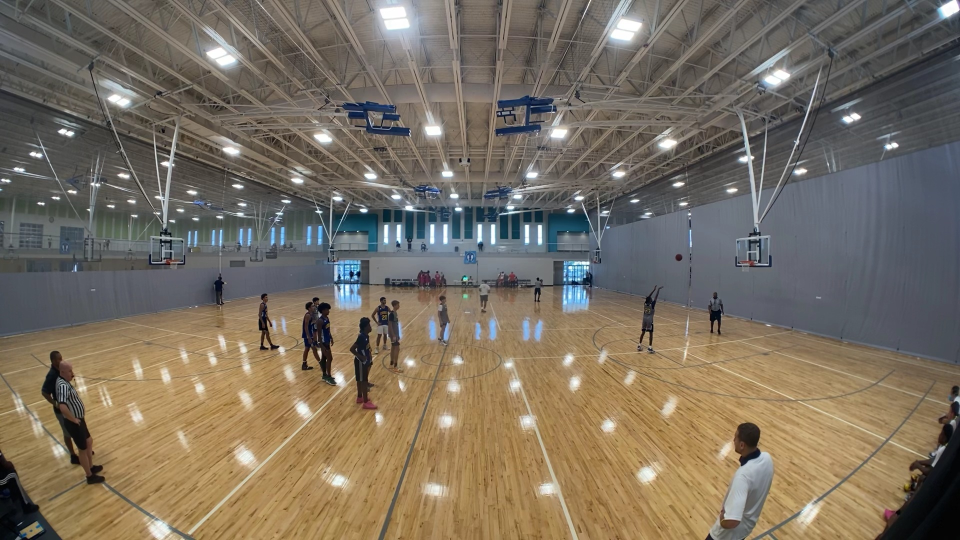
#> input picture 158295988-24ab142c-f348-48c3-8c07-5752f6015aaf.jpeg, 1920 x 1080 px (shown at 1/2 size)
$ python main_cv.py
#> lines starting #> are read from the running program, lines starting #| are printed output that depends on the picture; after the words box and inside, x2 and y2 are one past the last pixel; in counts of white or black regions, pixels touching at a corner belong together
### spherical_objects.py
import math
from typing import List

# Lens constants assuming a 1080p image
f = 714.285714
center = [960, 540]
D = 1.082984  # For image-1, switch to 0.871413 for image-2
D = 0.871413  #im2


def cartesian2sphere(pt):
    x = (pt[0] - center[0]) / f
    y = (pt[1] - center[1]) / f

    r = math.sqrt(x*x + y*y)
    if r != 0:
        x /= r
        y /= r
    r *= D
    sin_theta = math.sin(r)
    x *= sin_theta
    y *= sin_theta
    z = math.cos(r)

    return [x, y, z]


def sphere2cartesian(pt):
    r = math.acos(pt[2])
    r /= D
    if pt[2] != 1:
        r /= math.sqrt(1 - pt[2] * pt[2])
    x = r * pt[0] * f + center[0]
    y = r * pt[1] * f + center[1]
    return [x, y]


def convert_point(point: List[int]) -> List[int]:
    """Convert single points between Cartesian and spherical coordinate systems"""
    if len(point) == 2:
        return cartesian2sphere(point)
    elif len(point) == 3:
        return sphere2cartesian(point)
    else:
        raise ValueError(f'Expected point to be 2 or 3D, got {len(point)} dimensions')


class CartesianBbox:

    def __init__(self, points: List[int], fmt: str):
        assert fmt in ['xyxy', 'xywh', 'cxcywh'], 'Invalid bbox format'
        assert len(points) == 4, 'Cartesian bbox must have 4 values'
        self.points = points
        self.fmt = fmt


class SphericalBbox:

    def __init__(self, points3D: List[int], fmt: str):
        # Question 1
        assert fmt in ['xyz'], 'Invalid bbox format'
        assert len(points3D) == 4, 'Spherical bbox must have 4 values'
        self.points3D = points3D


def bbox_to_spherical(cartesian: CartesianBbox) -> SphericalBbox:
    # Question 2
    sp_pts = []
    for point in cartesian.points:
        cv_points = convert_point(point)
        print("cv_points 1", cv_points)
        sp_pts.append(cv_points)
    return SphericalBbox(sp_pts, 'xyz')


class CartesianPolygon:
    def __init__(self, points: List[int], fmt: str):
        pass  # Question 3
        assert fmt in ['xy'], 'Invalid bbox format'
        assert len(points) < 1000, 'Cartesian bbox must have maximum 1000 values'
        self.points = points

class SphericalPolygon:
    def __init__(self, points3D: List[int]):
        # Question 4
        self.points3D = points3D


def polygon_to_spherical(cartesian: CartesianPolygon) -> SphericalPolygon:
    # Question 4
    poly3d = []
    for cart_pt in cartesian.points:
        cv_points = convert_point(cart_pt)
        print("cv_points 1", cv_points)
        poly3d.append(cv_points)
    return SphericalPolygon(poly3d)

### cv_manipulation.py
import cv2

def draw_points(image, point):
    cv2.circle(image, tuple(point), 2, (255,0,0), 5)

def print_points(path, points):
    img = cv2.imread(path)

    for point in points:
        draw_points(img, point)

    cv2.imshow(path, img)
    cv2.waitKey(0)

### main_cv.py
import spherical_objects as so
import cv_manipulation as cm

if __name__ == "__main__":
    width = 1920
    height = 1080

    path = ""
    filename = '158295988-24ab142c-f348-48c3-8c07-5752f6015aaf.jpeg'

    cartesian_points = [[10,10],[20,10],[10,20],[20,20]]

    #ca_bbox = so.CartesianBbox()
    ca_bbox = so.CartesianBbox(cartesian_points, 'xyxy')

    #cm.print_points(path + filename, ca_bbox.points)

    sp_spherical_bbox = so.bbox_to_spherical(ca_bbox)

    # verify
    ca_pts = []
    for point in sp_spherical_bbox.points3D:
        cv_points = so.convert_point(point)
        print("cv_points 2 _ verify", cv_points)
        ca_pts.append(cv_points)

    ############ polygon ##########

    # create some points
    interval = 10
    interval_x = int(width / interval)
    interval_y = int(height / interval)

    points_poly = []
    for int_x in range(int(width/interval_x)):
        for int_y in range(int(height/interval_y)):
            points_poly.append((int_x * interval_x, int_y * interval_y))
    cm.print_points(path + filename, points_poly)
#> in print_points, img is the input picture: shape (1080, 1920, 3); mean B, G, R 96.7, 111.4, 121.6
#> after the loop in print_points, `for point in points:`:
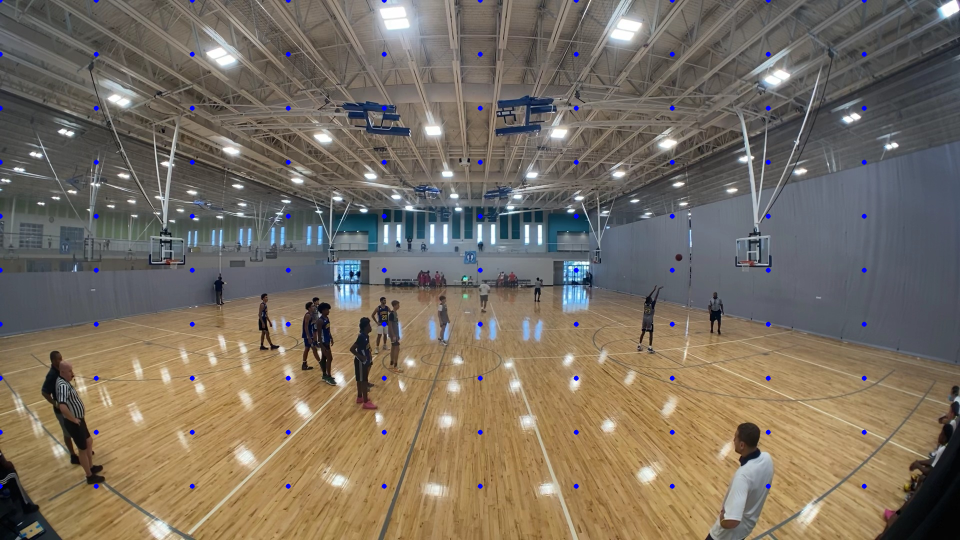
#> img: shape (1080, 1920, 3) (shown at 1/2 size); 0.32% of pixels changed, all inside (x1, y1, x2, y2) = (0, 0, 1734, 978)

    # convert to poly_bbox
    poly_bbox = so.CartesianPolygon(points_poly, "xy")
    sp_spherical_bbox = so.polygon_to_spherical(poly_bbox)

    #print("last", sp_spherical_bbox.points3D)
    #print("last 0", [i[0] for i in sp_spherical_bbox.points3D])

    ### plotting poly

    import matplotlib.pyplot as plt
    import numpy as np

    fig = plt.figure(figsize=(10, 10))
    ax = plt.axes(projection='3d')
    x = np.array([i[0] for i in sp_spherical_bbox.points3D])
    print("x", x)
    y = np.array([i[1] for i in sp_spherical_bbox.points3D])
    print("y", y)
    z = np.array([i[2] for i in sp_spherical_bbox.points3D])
    print("z", z)
    c = x + y
    ax.scatter(x, y, z, c=c)
    plt.axis('off')
    plt.show()
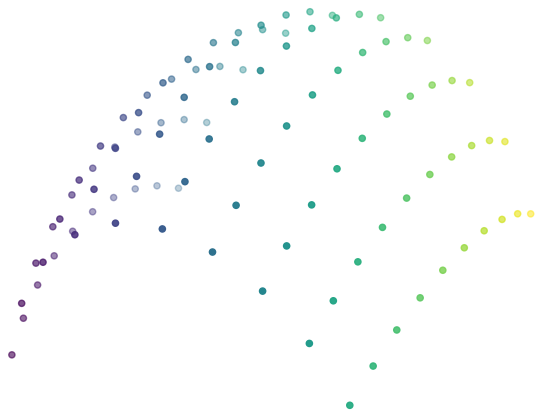
#> figure drawn by matplotlib, 1 panel

$ run again, with blue_point_generated.JPG copied over 158295988-24ab142c-f348-48c3-8c07-5752f6015aaf.jpeg
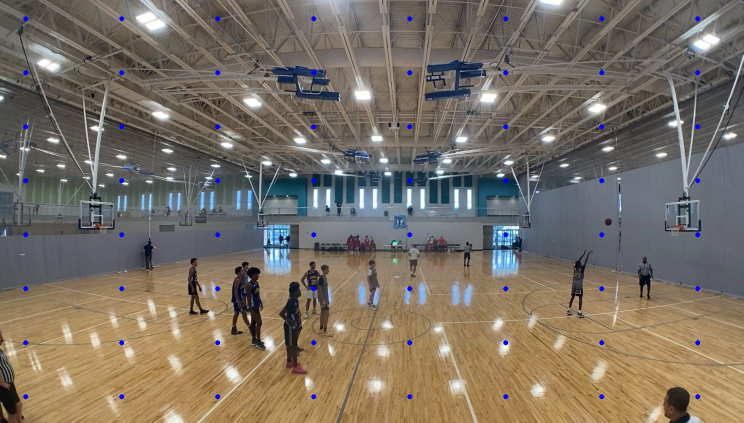
#> input picture blue_point_generated.JPG, 1487 x 845 px (shown at 1/2 size)
#> in print_points, img is the input picture: shape (845, 1487, 3); mean B, G, R 100.4, 112.4, 121.9
#> after the loop in print_points, `for point in points:`:
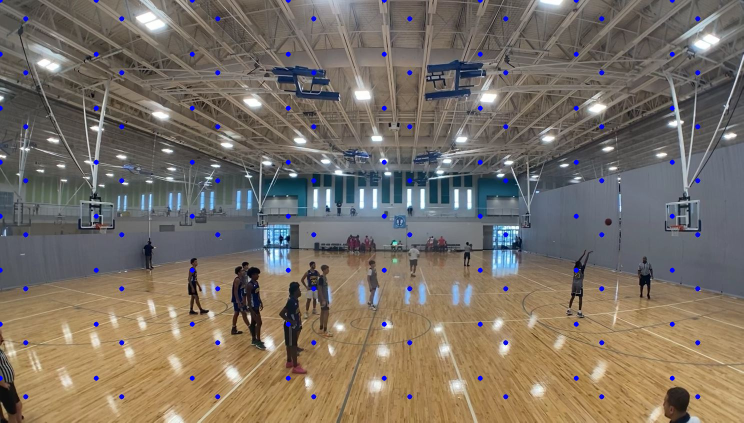
#> img: shape (845, 1487, 3) (shown at 1/2 size); 0.33% of pixels changed, all inside (x1, y1, x2, y2) = (0, 0, 1350, 762)
